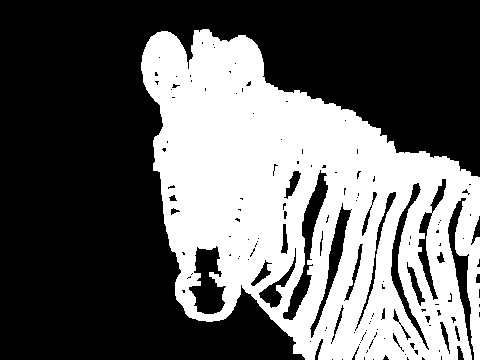
%> input picture assignment2/data/zebra_with_holes.gif, 480 x 360 px
$ octave assignment2.m   (GNU Octave 9; MATLAB toolbox functions it lacks are replaced by stand-ins)
%> lines starting %> are read from the running program, lines starting %| are printed output that depends on the picture; in (x1, y1, x2, y2) boxes, pixels count from 0 and x2, y2 are one past the last pixel; in counts of white or black regions, pixels touching at a corner belong together; the program's own positions count from 1
%> further down, frame is the input picture: size 360x480 uint8; 38.9% white; 1 white region, box (x1, y1, x2, y2) and area: (141, 29, 480, 360) 67152
### assignment2/remove_holes.m
function output = remove_holes(input)

    % create binary image
    binary = (input > 0);

    % get the value of the pixel at 1,1
    background = binary(1,1);
%> background = false


    if background == 1
        % if 1,1 is white, fill entire image with white
        binary = ones(size(binary));

    else
        % if 1,1 is black, set the label as the background make everything
        % except the background white
        conn = bwlabel(~binary, 4);
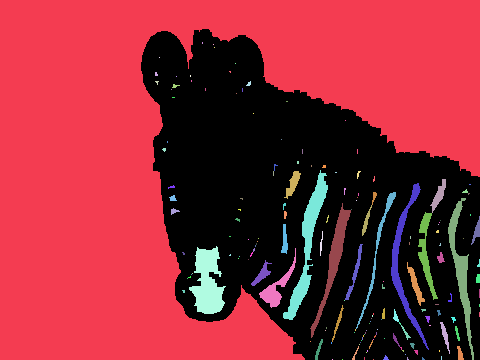
%> conn: size 360x480 double; 167 distinct labels, from 0 to 166; one colour per label, 0 black
        bg_index = conn(1,1);
%> bg_index = 1
        binary = (conn ~= bg_index);
%> binary: size 360x480 logical; 44.8% white; 1 white region, box (x1, y1, x2, y2) and area: (141, 29, 480, 360) 77378
    end

    % convert result to uint8
    output = binary * 255;
    output = cast(output,'uint8');
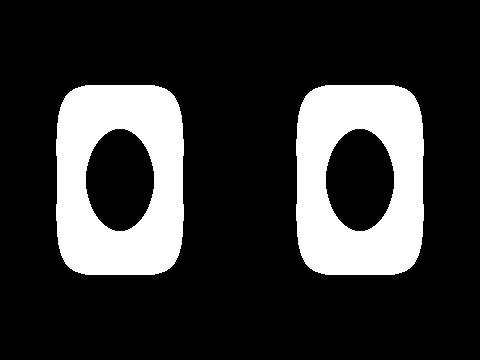
%> input picture assignment2/data/simple_with_holes.gif, 480 x 360 px
%> further down, frame is the input picture: size 360x480 uint8; 20.3% white; 2 white regions, box (x1, y1, x2, y2) and area: (56, 85, 184, 275) 17552, (296, 85, 424, 275) 17552
%> in remove_holes (call 2), `conn = bwlabel(~binary, 4);`: conn: size 360x480 double; 4 distinct labels, from 0 to 3
%> in remove_holes (call 2), `binary = (conn ~= bg_index);`: binary: size 360x480 logical; 26.5% white; 2 white regions, box (x1, y1, x2, y2) and area: (56, 85, 184, 275) 22932, (296, 85, 424, 275) 22932
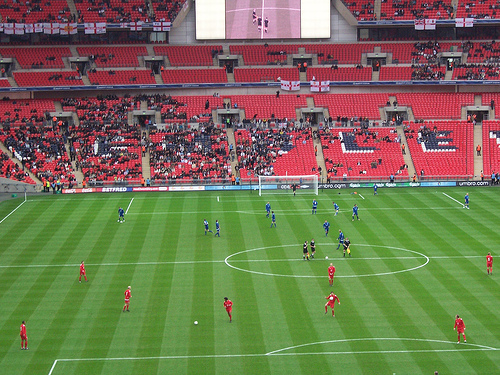
%> input picture assignment2/data/soccer_field4.jpg, 500 x 375 px
%> further down, soccer is the input picture: size 375x500x3 uint8; mean R, G, B 116.3, 114.9, 82.9

end

### assignment2/soccer_analysis.m
function soccer_analysis(input)

    % get rgb values of the image
    input = double(input);
    r = input(:,:,1);
    g = input(:,:,2);
    b = input(:,:,3);

    % Field: find the pixels that are the most green, remove holes, and get
    % largest connected area
    field = ((g - r > 0) & (g - b > 0));
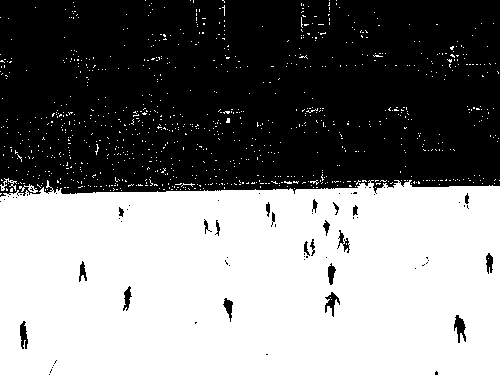
%> field: size 375x500 logical; 49.6% white; 956 white regions (953 under 20 px), largest, box (x1, y1, x2, y2) and area: (0, 180, 500, 375) 91110, (0, 178, 17, 191) 73, (19, 184, 38, 193) 65
    field = remove_holes(field);
%> in remove_holes (call 3), `background = binary(1,1);`: background = false
%> in remove_holes (call 3), `conn = bwlabel(~binary, 4);`:
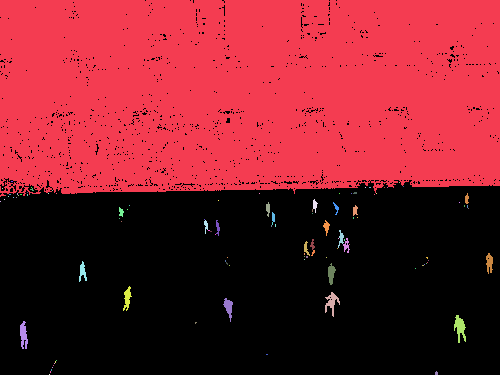
%> conn: size 375x500 double; 106 distinct labels, from 0 to 105; one colour per label, 0 black
%> in remove_holes (call 3), `bg_index = conn(1,1);`: bg_index = 1
%> in remove_holes (call 3), `binary = (conn ~= bg_index);`: binary: size 375x500 logical; 50.5% white; 1 black region, box (x1, y1, x2, y2) and area: (0, 0, 500, 197) 92734
    field = bwareafilt((field > 1), 1);
%> field: size 375x500 logical; 49.5% white; 1 white region, box (x1, y1, x2, y2) and area: (0, 180, 500, 375) 92783

    % Red players: find the players that are more red than blue or green at
    % given thresholds then make sure the pixels are on the field
    red_players = ((r - g > 100) & (r - b > 50));
%> red_players: size 375x500 logical; 11.4% white; 943 white regions (848 under 20 px), largest, box (x1, y1, x2, y2) and area: (172, 93, 474, 121) 4819, (406, 120, 474, 176) 2442, (321, 128, 405, 177) 2287
    red_players = (field > 0 & red_players > 0);
%> red_players: size 375x500 logical; 0.25% white; 24 white regions (16 under 20 px), largest, box (x1, y1, x2, y2) and area: (454, 318, 465, 333) 97, (224, 300, 233, 312) 53, (328, 266, 335, 279) 51

    % Blue players: find the players that are more blue than red or green
    % at given thresholds then make sure the pixels are on the field
    blue_players = ((b - g > 35) & (b - r > 30));
%> blue_players: size 375x500 logical; 0.96% white in thin lines or dots, all inside (x1, y1, x2, y2) = (0, 2, 500, 244)
    blue_players = (field > 0 & blue_players > 0);
%> blue_players: size 375x500 logical; 0.11% white in thin lines or dots, all inside (x1, y1, x2, y2) = (119, 195, 468, 244)
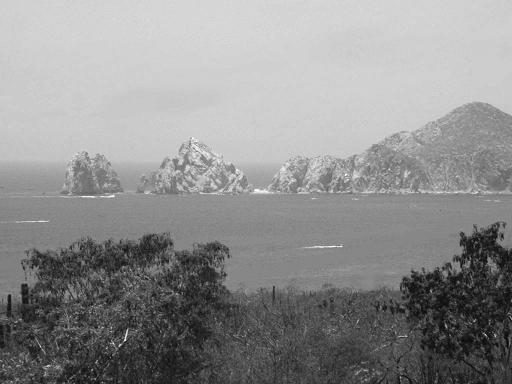
%> input picture assignment2/data/ocean2.jpg, 512 x 384 px
%> further down, ocean is the input picture: size 384x512 uint8; min 0, max 255, mean 143

    figure(1);
    imshow(field, []);
    figure(2);
    imshow(red_players, []);
    figure(3);
    imshow(blue_players, []);

end

### assignment2/ocean_segmentation.m
function ocean_segmentation(input)

% convert image from uint8 to double
input = double(input);
%> input: size 384x512 double

% create convolution kernel to find straight x and y edges
dx = [-1 0 1; -2 0 2; -1 0 1] / 8;
dy = dx';

% apply convolution to image for x and y
dxgray = abs(imfilter(input, dx, 'symmetric'));
dygray = abs(imfilter(input, dy, 'symmetric'));

% calculate the gradient norms
grad_norms = (dxgray.^2 + dygray.^2).^0.5;

% gradient norms greater than 5 are in the mountains and the land, isolate
% both and create a variable "noise" that contains everything except the
% ocean and the sky
noise = grad_norms > 5;
%> noise: size 384x512 logical; 34.4% white; 356 white regions (335 under 20 px), largest, box (x1, y1, x2, y2) and area: (0, 218, 512, 384) 50065, (126, 100, 512, 201) 13915, (31, 150, 128, 200) 1966
noise = remove_holes(noise) > 1;
%> in remove_holes (call 4), `conn = bwlabel(~binary, 4);`: conn: size 384x512 double; 5969 distinct labels, from 0 to 5968
%> in remove_holes (call 4), `binary = (conn ~= bg_index);`: binary: size 384x512 logical; 44% white; 271 white regions (257 under 20 px), largest, box (x1, y1, x2, y2) and area: (0, 218, 512, 384) 63428, (126, 100, 512, 201) 19371, (31, 150, 128, 200) 2480
noise = bwareafilt(noise, 5);
%> noise: size 384x512 logical; 43.5% white; 5 white regions, box (x1, y1, x2, y2) and area: (0, 218, 512, 384) 63428, (126, 100, 512, 201) 19371, (31, 150, 128, 200) 2480, (297, 241, 344, 250) 196, (11, 219, 51, 225) 143

% find the sky by getting pixels with a gray value above 190 and is not
% part of the mountains or land and get the largest connected area
figure(1);
sky = ~remove_holes(~(input >= 190 & noise == 0));
%> in remove_holes (call 5), `binary = (input > 0);`: binary: size 384x512 logical; 61.9% white; 3 black regions (2 under 20 px), largest, box (x1, y1, x2, y2) and area: (0, 0, 512, 165) 74851
%> in remove_holes (call 5), `conn = bwlabel(~binary, 4);`: conn: size 384x512 double; 6 distinct labels, from 0 to 5
%> in remove_holes (call 5), `binary = (conn ~= bg_index);`: binary: size 384x512 logical; 61.9% white; 1 black region, box (x1, y1, x2, y2) and area: (0, 0, 512, 165) 74847
sky = bwareafilt(sky, 1);
imshow(sky, []);

% find the ocean by subtracting the sky and noise from the image and get
% the two largest connected areas
figure(2);
ocean = (noise == 0 & sky == 0);
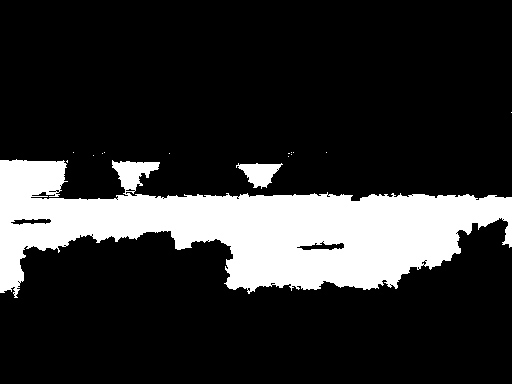
%> ocean: size 384x512 logical; 18.4% white; 15 white regions (13 under 20 px), largest, box (x1, y1, x2, y2) and area: (0, 159, 512, 298) 35464, (236, 163, 283, 189) 662
ocean = bwareafilt(ocean, 2);
imshow(ocean, []);

end

### assignment2/assignment2.m
restoredefaultpath;
clear all;
close all;

%% TASK 1

frame = imread('data\zebra_with_holes.gif');
holeless = remove_holes(frame);
figure(1);
imshow(frame, []);
figure(2);
imshow(holeless, []);

frame = imread('data\simple_with_holes.gif');
holeless = remove_holes(frame);
figure(1);
imshow(frame, []);
figure(2);
imshow(holeless, []);

%% TASK 2

soccer = imread('data\soccer_field4.jpg');
soccer_analysis(soccer);

%% TASK 3

ocean = imread('data\ocean2.jpg');
ocean_segmentation(ocean);
